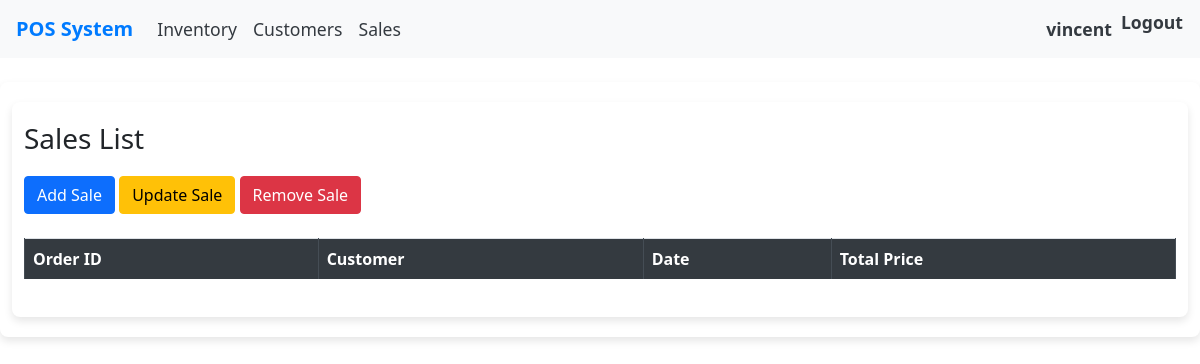
Before: /sales/ (signed in) with the older database file.
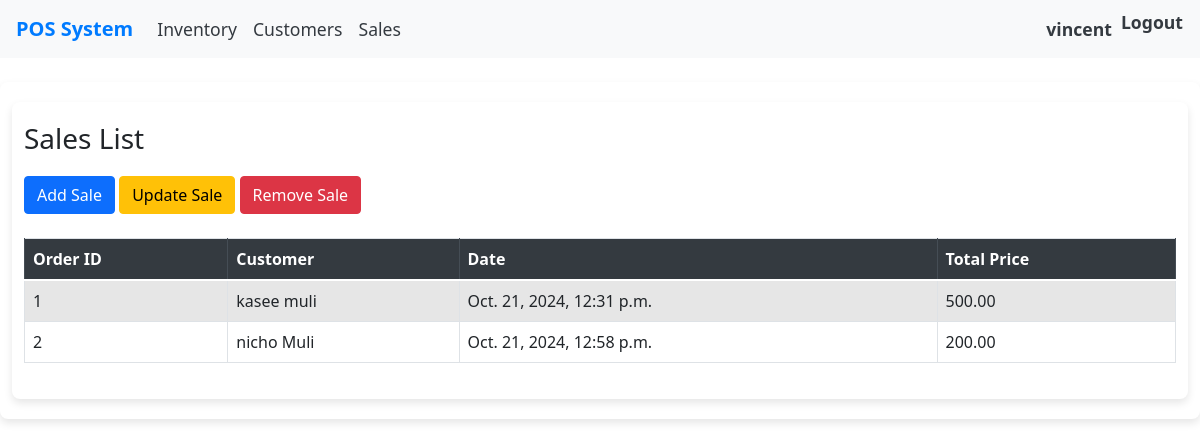
After: the same page with the newer database file.
### sales/models.py (models this page shows, shortened)
class Order(models.Model):
    customer = models.ForeignKey(Customer, on_delete=models.CASCADE)
    date = models.DateTimeField(auto_now_add=True)
    total_price = models.DecimalField(max_digits=10, decimal_places=2)

### customers/models.py (models this page shows, shortened)
class Customer(models.Model):
    first_name = models.CharField(max_length=100)
    last_name = models.CharField(max_length=100)
    email = models.EmailField(unique=True)
    phone = models.CharField(max_length=15)

### sales/views.py (the view)
# urls.py: path('', views.sales_list, name='sales-list'),
@login_required
def sales_list(request):
    sales = Order.objects.all()
    return render(request, 'sales/sales_list.html', {'sales': sales})

### templates/sales/sales_list.html (shortened to what this page needs)
{% extends 'base.html' %}
{% block content %}
<div class="container">
    <h2>Sales List</h2>
    <div class="sales-actions mb-4">
        <button id="add-sale-button" class="btn btn-primary">Add Sale</button>
        <button id="update-sale-button" class="btn btn-warning">Update Sale</button>
        <button id="remove-sale-button" class="btn btn-danger">Remove Sale</button>
    </div>
    <table class="table table-bordered table-striped">
        <thead class="thead-dark">
            <tr>
                <th>Order ID</th>
                <th>Customer</th>
                <th>Date</th>
                <th>Total Price</th>
            </tr>
        </thead>
        <tbody id="sales-list">
            {% for sale in sales %}
            <tr>
                <td>{{ sale.id }}</td>
                <td>{{ sale.customer.first_name }} {{ sale.customer.last_name }}</td>
                <td>{{ sale.date }}</td>
                <td>{{ sale.total_price }}</td>
            </tr>
            {% endfor %}
        </tbody>
    </table>
</div>
{% endblock %}

### templates/base.html (shortened to what this page needs)
<!DOCTYPE html>
{% load static %}
<html lang="en">
<head>
    <link rel="stylesheet" href="https://stackpath.bootstrapcdn.com/bootstrap/4.5.2/css/bootstrap.min.css">
    <link rel="stylesheet" href="{% static 'css/style.css' %}">
    <link rel="stylesheet" href="https://stackpath.bootstrapcdn.com/bootstrap/5.1.0/css/bootstrap.min.css">
   <link rel="stylesheet" href="{% static 'css/custom.css' %}">
</head>
<body>
    <nav class="navbar navbar-expand-lg navbar-light bg-light">
        <a class="navbar-brand" href="{% url 'home' %}">POS System</a>
        <div class="collapse navbar-collapse">
            <ul class="navbar-nav mr-auto">
                <li class="nav-item">
                    <a class="nav-link" href="{% url 'inventory-list' %}">Inventory</a>
                </li>
                <li class="nav-item">
                    <a class="nav-link" href="{% url 'customer-list' %}">Customers</a>
                </li>
                <li class="nav-item">
                    <a class="nav-link" href="{% url 'sales-list' %}">Sales</a>
                </li>
            </ul>
            <ul class="navbar-nav ml-auto">
                {% if user.is_authenticated %}
                    <li class="nav-item">
                        <a class="nav-link" href="#">{{ user.username }}</a>
                    </li>
                    <form method="POST" action="{% url 'logout' %}" id="logout-form" data-logout-url="{% url 'logout' %}">
                        <button type="submit" class="nav-link btn btn-link" style="padding: 0; margin: 0;">Logout</button>
                    </form>
                {% endif %}
            </ul>
        </div>
    </nav>
    <div class="container mt-4">
        {% block content %}
        {% endblock %}
    </div>
</body>
</html>

### static/css/style.css (style rules this page uses)
body { font-family: Arial, sans-serif; background-color: #f8f9fa; }
.navbar-brand { font-weight: bold; color: #007bff !important; }
.navbar-nav .nav-link { color: #343a40 !important; font-size: 1.1em; padding-right: 20px; }
.navbar-nav.ml-auto .nav-link { font-weight: 600; }
.container { padding: 20px; background-color: #ffffff; box-shadow: 0 4px 8px rgba(0, 0, 0, 0.1); border-radius: 8px; }

### static/css/custom.css (style rules this page uses)
h2 { font-size: 1.75rem; margin-bottom: 20px; }
.container { max-width: 1200px; margin: 0 auto; }

Changed rows visible on the page:
added Order: id "1", customer.first_name "kasee", customer.last_name "muli", date "Oct. 21, 2024, 12:31 p.m.", total_price "500.00"
added Order: id "2", customer.first_name "nicho", customer.last_name "Muli", date "Oct. 21, 2024, 12:58 p.m.", total_price "200.00"
